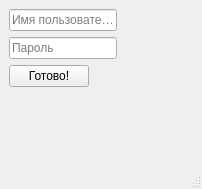
<?xml version="1.0" encoding="UTF-8"?>
<ui version="4.0">
 <class>MainWindow</class>
 <widget class="QMainWindow" name="MainWindow">
  <property name="geometry">
   <rect>
    <x>0</x>
    <y>0</y>
    <width>202</width>
    <height>189</height>
   </rect>
  </property>
  <property name="windowTitle">
   <string>User creation</string>
  </property>
  <widget class="QWidget" name="centralwidget">
   <layout class="QFormLayout" name="formLayout">
    <item row="0" column="0">
     <widget class="QLineEdit" name="username">
      <property name="text">
       <string/>
      </property>
      <property name="placeholderText">
       <string>Имя пользователя</string>
      </property>
     </widget>
    </item>
    <item row="1" column="0">
     <widget class="QLineEdit" name="password">
      <property name="inputMask">
       <string/>
      </property>
      <property name="text">
       <string/>
      </property>
      <property name="placeholderText">
       <string>Пароль</string>
      </property>
     </widget>
    </item>
    <item row="2" column="0">
     <widget class="QPushButton" name="reg">
      <property name="text">
       <string>Готово!</string>
      </property>
     </widget>
    </item>
    <item row="3" column="0">
     <widget class="QLabel" name="res">
      <property name="text">
       <string/>
      </property>
     </widget>
    </item>
   </layout>
  </widget>
  <widget class="QMenuBar" name="menubar">
   <property name="geometry">
    <rect>
     <x>0</x>
     <y>0</y>
     <width>202</width>
     <height>21</height>
    </rect>
   </property>
  </widget>
  <widget class="QStatusBar" name="statusbar"/>
 </widget>
 <resources/>
 <connections/>
</ui>
